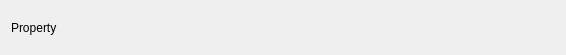
<?xml version="1.0" encoding="UTF-8"?>
<ui version="4.0">
 <class>EdgeArrayComparisonSelectionWidget</class>
 <widget class="QWidget" name="EdgeArrayComparisonSelectionWidget">
  <property name="geometry">
   <rect>
    <x>0</x>
    <y>0</y>
    <width>566</width>
    <height>55</height>
   </rect>
  </property>
  <property name="windowTitle">
   <string>EdgeArrayComparisonSelectionWidget</string>
  </property>
  <layout class="QHBoxLayout" name="horizontalLayout">
   <item>
    <widget class="QLabel" name="EdgeArrayComparisonSelectionWidgetLabel">
     <property name="text">
      <string>Property</string>
     </property>
    </widget>
   </item>
  </layout>
 </widget>
 <resources/>
 <connections/>
</ui>
